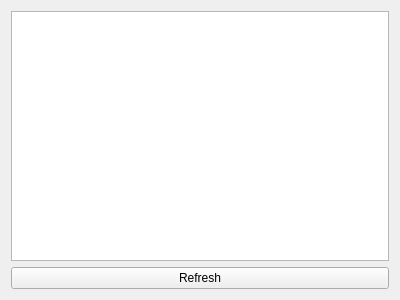
<?xml version="1.0" encoding="UTF-8"?>
<ui version="4.0">
 <class>StudentList</class>
 <widget class="QWidget" name="StudentList">
  <property name="geometry">
   <rect>
    <x>0</x>
    <y>0</y>
    <width>400</width>
    <height>300</height>
   </rect>
  </property>
  <property name="windowTitle">
   <string>StudentList</string>
  </property>
  <layout class="QGridLayout" name="gridLayout">
   <item row="1" column="0">
    <widget class="QPushButton" name="refreshButton">
     <property name="text">
      <string>Refresh</string>
     </property>
    </widget>
   </item>
   <item row="0" column="0">
    <widget class="QTableWidget" name="studentView"/>
   </item>
  </layout>
 </widget>
 <resources/>
 <connections/>
</ui>
